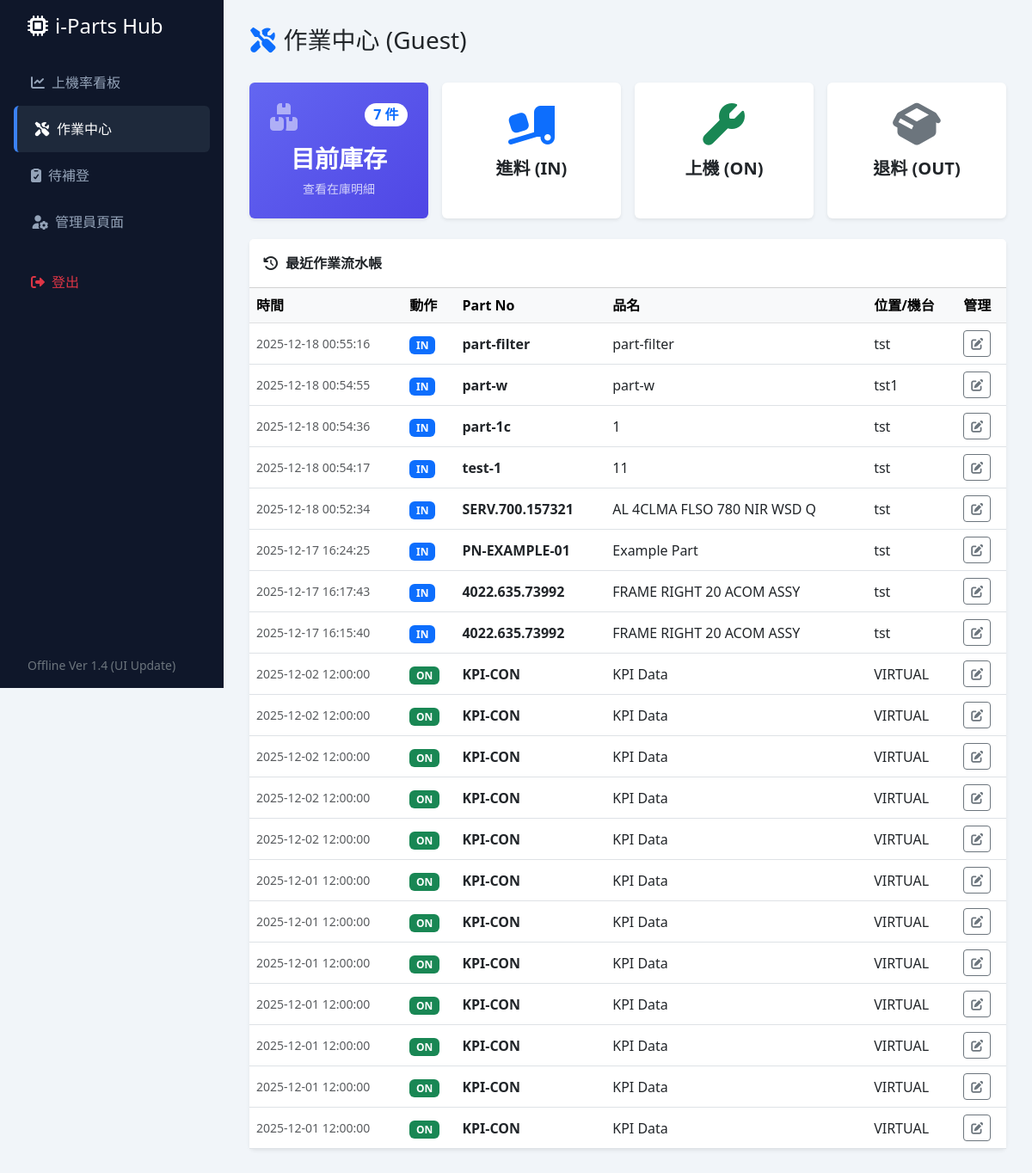
Before: /iPart-PHP/index.php?route=ops (signed in) with the older database file.
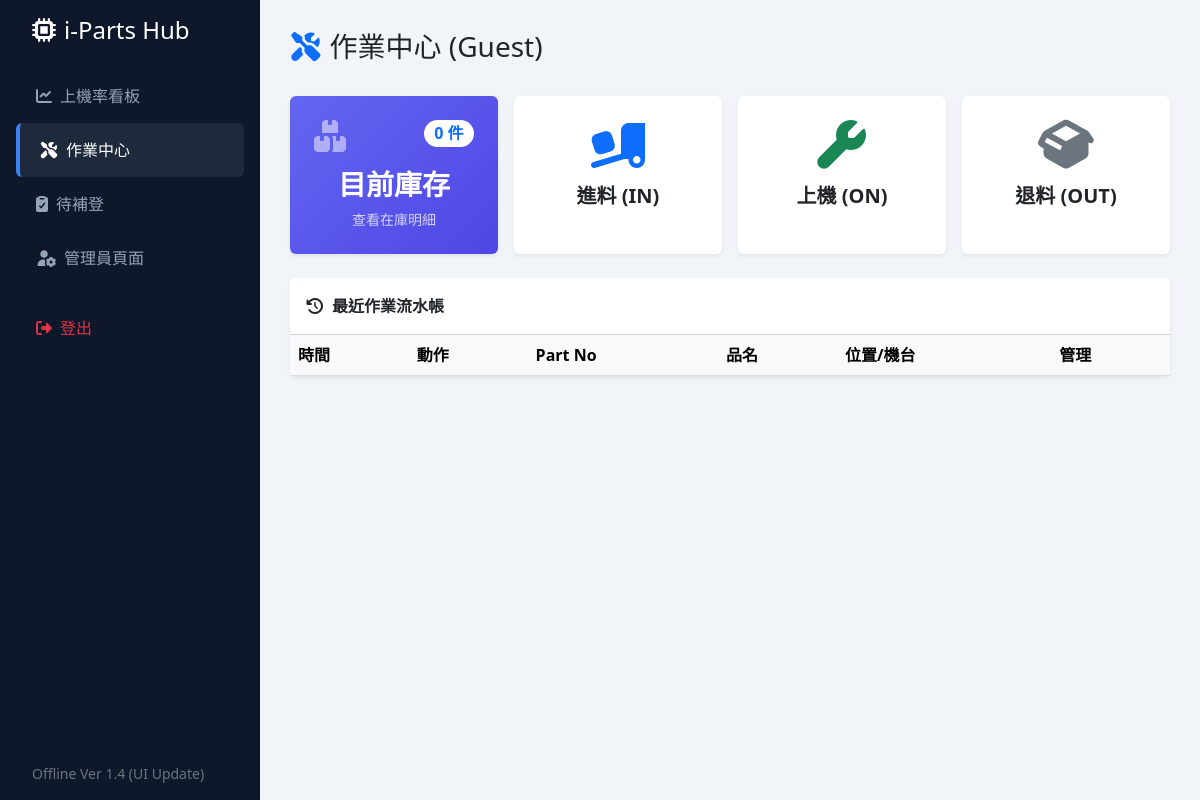
After: the same page with the newer database file.
### tables this page shows
CREATE TABLE part_lifecycle (
                id INTEGER PRIMARY KEY AUTOINCREMENT,
                dept TEXT,
                status TEXT,
                part_no TEXT,
                part_name TEXT,
                vendor TEXT,
                sn TEXT,
                location TEXT,
                ipart_logged INTEGER DEFAULT 0,
                remark TEXT,
                category TEXT,  -- ★ 新增分類欄位
                created_at TIMESTAMP DEFAULT CURRENT_TIMESTAMP
            );

### iPart-PHP/functions.php (called while the page is built, shortened)
<?php
function get_db(string $db_name): PDO {
    $pdo = new PDO("sqlite:{$db_name}.db");
    $pdo->setAttribute(PDO::ATTR_ERRMODE, PDO::ERRMODE_EXCEPTION);
    $pdo->setAttribute(PDO::ATTR_DEFAULT_FETCH_MODE, PDO::FETCH_ASSOC);
    return $pdo;
}
function get_current_inventory(string $dept): array {
    $db = get_db($dept);
    $sql = "
        SELECT p1.part_no, p1.part_name, p1.vendor, p1.sn, p1.location, p1.created_at
        FROM part_lifecycle p1
        INNER JOIN (
            SELECT part_no, sn, MAX(id) as max_id
            FROM part_lifecycle
            GROUP BY part_no, sn
        ) p2 ON p1.id = p2.max_id
        WHERE p1.status = 'IN'
        ORDER BY p1.part_no
    ";
    return $db->query($sql)->fetchAll();
}
?>

### iPart-PHP/views/ops_center.php (the view, shortened to what this page needs)
<div class="d-flex justify-content-between align-items-center mb-4">
    <h3><i class="fas fa-tools me-2 text-primary"></i>作業中心 (<?= $curr_dept ?>)</h3>
</div>
<div class="row g-3 mb-4">
    <div class="col-md-3">
        <a href="index.php?route=inventory" class="text-decoration-none">
            <div class="card h-100 border-0 shadow-sm" style="background: linear-gradient(135deg, #6366f1 0%, #4f46e5 100%); color: white;">
                <div class="card-body text-center py-4">
                    <div class="d-flex justify-content-between align-items-start px-2">
                        <i class="fas fa-boxes fa-2x opacity-50"></i>
                        <span class="badge bg-white text-primary rounded-pill fs-6"><?= $inv_count ?> 件</span>
                    </div>
                    <h3 class="mt-3 fw-bold">目前庫存</h3>
                    <p class="mb-0 opacity-75 small">查看在庫明細</p>
                </div>
            </div>
        </a>
    </div>
    <div class="col-md-3"><a href="index.php?route=ops_new&status=IN" class="text-decoration-none"><div class="card h-100 bg-white border-0 shadow-sm text-center"><div class="card-body py-4"><i class="fas fa-truck-loading fa-3x mb-3 text-primary"></i><h5 class="fw-bold text-dark">進料 (IN)</h5></div></div></a></div>
    <div class="col-md-3"><a href="index.php?route=ops_new&status=ON" class="text-decoration-none"><div class="card h-100 bg-white border-0 shadow-sm text-center"><div class="card-body py-4"><i class="fas fa-wrench fa-3x mb-3 text-success"></i><h5 class="fw-bold text-dark">上機 (ON)</h5></div></div></a></div>
    <div class="col-md-3"><a href="index.php?route=ops_new&status=OUT" class="text-decoration-none"><div class="card h-100 bg-white border-0 shadow-sm text-center"><div class="card-body py-4"><i class="fas fa-box-open fa-3x mb-3 text-secondary"></i><h5 class="fw-bold text-dark">退料 (OUT)</h5></div></div></a></div>
</div>
<div class="card border-0 shadow-sm">
    <div class="card-header bg-white fw-bold py-3"><i class="fas fa-history me-2"></i>最近作業流水帳</div>
    <div class="table-responsive">
        <table class="table table-hover align-middle mb-0">
            <thead class="table-light"><tr><th>時間</th><th>動作</th><th>Part No</th><th>品名</th><th>位置/機台</th><th>管理</th></tr></thead>
            <tbody>
                <?php foreach ($logs as $log): ?>
                <tr>
                    <td class="small text-muted"><?= $log['created_at'] ?></td>
                    <td><span class="badge bg-<?= ($log['status']=='IN'?'primary':($log['status']=='ON'?'success':'secondary')) ?>"><?= $log['status'] ?></span></td>
                    <td class="fw-bold"><?= $log['part_no'] ?></td>
                    <td><?= $log['part_name'] ?></td>
                    <td><?= $log['location'] ?></td>
                    <td>
                        <a href="index.php?route=ops_edit&id=<?= $log['id'] ?>" class="btn btn-sm btn-outline-secondary"><i class="fas fa-edit"></i></a>
                    </td>
                </tr>
                <?php endforeach; ?>
            </tbody>
        </table>
    </div>
</div>
<?php $content = ob_get_clean(); require 'layout.php'; ?>

### iPart-PHP/index.php (shortened to what this page needs)
<?php
require_once 'functions.php';
$route = $_GET['route'] ?? 'dashboard';
switch ($route) {
    case 'ops':
        $curr_dept = $_SESSION['user_id'];
        $db = get_db($curr_dept);
        $logs = $db->query("SELECT * FROM part_lifecycle ORDER BY id DESC LIMIT 20")->fetchAll();
        $inventory_items = get_current_inventory($curr_dept);
        $inv_count = count($inventory_items);
        require 'views/ops_center.php';
        break;
}
?>

### iPart-PHP/views/layout.php (shortened to what this page needs)
<!DOCTYPE html>
<html lang="zh-TW">
<head>
    <link href="assets/css/bootstrap.min.css" rel="stylesheet">
    <link href="assets/css/all.min.css" rel="stylesheet">
</head>
<body>
    <div class="d-flex">
        <div class="sidebar d-flex flex-column p-3">
            <h4 class="text-white mb-4 px-3"><i class="fas fa-microchip me-2"></i>i-Parts Hub</h4>
            <ul class="nav nav-pills flex-column mb-auto">
                <?php $curr_route = $_GET['route'] ?? 'dashboard'; ?>
                <li class="nav-item">
                    <a href="index.php?route=dashboard" class="nav-link <?= $curr_route == 'dashboard' ? 'active' : '' ?>">
                        <i class="fas fa-chart-line me-2"></i>上機率看板
                    </a>
                </li>
                <li>
                    <a href="index.php?route=ops" class="nav-link <?= in_array($curr_route, ['ops', 'ops_new', 'inventory', 'ops_edit']) ? 'active' : '' ?>">
                        <i class="fas fa-tools me-2"></i>作業中心
                    </a>
                </li>
                <li>
                    <a href="index.php?route=ipart_pending" class="nav-link <?= $curr_route == 'ipart_pending' ? 'active' : '' ?>">
                        <i class="fas fa-clipboard-check me-2"></i>待補登
                    </a>
                </li>
                <li>
                    <a href="index.php?route=admin" class="nav-link <?= $curr_route == 'admin' ? 'active' : '' ?>">
                        <i class="fas fa-user-cog me-2"></i>管理員頁面
                    </a>
                </li>
                <li>
                    <a href="index.php?route=logout" class="nav-link text-danger mt-3">
                        <i class="fas fa-sign-out-alt me-2"></i>登出
                    </a>
                </li>
            </ul>
            <div class="text-secondary small px-3 mt-4">Offline Ver 1.4 (UI Update)</div>
        </div>
        <div class="main-content w-100">
            <?= $content ?>
        </div>
    </div>
</body>
</html>

### iPart-PHP/views/layout.php (style rules this page uses)
body { min-height: 100vh; overflow-x: hidden; background-color: #f1f5f9; }
.sidebar { min-height: 100vh; background-color: #0f172a; width: 260px; position: fixed; }
.sidebar .nav-link { color: #94a3b8; padding: 15px 20px; }
.sidebar .nav-link:hover, .sidebar .nav-link.active { color: #fff; background: #1e293b; border-left: 4px solid #3b82f6; }
.main-content { margin-left: 260px; padding: 30px; min-height: 100vh; }
.card { border: none; box-shadow: 0 4px 6px -1px rgba(0,0,0,0.1); }
::placeholder { color: #94a3b8 !important; opacity: 1; }

Changed rows visible on the page:
removed part_lifecycle: created_at "2025-12-18 00:55:16", status "IN", part_no "part-filter", part_name "part-filter", location "tst"
removed part_lifecycle: created_at "2025-12-18 00:54:55", status "IN", part_no "part-w", part_name "part-w", location "tst1"
removed part_lifecycle: created_at "2025-12-18 00:54:36", status "IN", part_no "part-1c", part_name "1", location "tst"
removed part_lifecycle: created_at "2025-12-18 00:54:17", status "IN", part_no "test-1", part_name "11", location "tst"
removed part_lifecycle: created_at "2025-12-18 00:52:34", status "IN", part_no "SERV.700.157321", part_name "AL 4CLMA FLSO 780 NIR WSD Q", location "tst"
removed part_lifecycle: created_at "2025-12-17 16:24:25", status "IN", part_no "PN-EXAMPLE-01", part_name "Example Part", location "tst"
removed part_lifecycle: created_at "2025-12-17 16:17:43", status "IN", part_no "4022.635.73992", part_name "FRAME RIGHT 20 ACOM ASSY", location "tst"
removed part_lifecycle: created_at "2025-12-17 16:15:40", status "IN", part_no "4022.635.73992", part_name "FRAME RIGHT 20 ACOM ASSY", location "tst"
removed part_lifecycle: created_at "2025-12-02 12:00:00", status "ON", part_no "KPI-CON", part_name "KPI Data", location "VIRTUAL"
removed part_lifecycle: created_at "2025-12-02 12:00:00", status "ON", part_no "KPI-CON", part_name "KPI Data", location "VIRTUAL"
removed part_lifecycle: created_at "2025-12-02 12:00:00", status "ON", part_no "KPI-CON", part_name "KPI Data", location "VIRTUAL"
removed part_lifecycle: created_at "2025-12-02 12:00:00", status "ON", part_no "KPI-CON", part_name "KPI Data", location "VIRTUAL"
removed part_lifecycle: created_at "2025-12-02 12:00:00", status "ON", part_no "KPI-CON", part_name "KPI Data", location "VIRTUAL"
removed part_lifecycle: created_at "2025-12-01 12:00:00", status "ON", part_no "KPI-CON", part_name "KPI Data", location "VIRTUAL"
removed part_lifecycle: created_at "2025-12-01 12:00:00", status "ON", part_no "KPI-CON", part_name "KPI Data", location "VIRTUAL"
removed part_lifecycle: created_at "2025-12-01 12:00:00", status "ON", part_no "KPI-CON", part_name "KPI Data", location "VIRTUAL"
removed part_lifecycle: created_at "2025-12-01 12:00:00", status "ON", part_no "KPI-CON", part_name "KPI Data", location "VIRTUAL"
removed part_lifecycle: created_at "2025-12-01 12:00:00", status "ON", part_no "KPI-CON", part_name "KPI Data", location "VIRTUAL"
removed part_lifecycle: created_at "2025-12-01 12:00:00", status "ON", part_no "KPI-CON", part_name "KPI Data", location "VIRTUAL"
removed part_lifecycle: created_at "2025-12-01 12:00:00", status "ON", part_no "KPI-CON", part_name "KPI Data", location "VIRTUAL"
Other visible differences:
$inv_count: "7" → "0"
